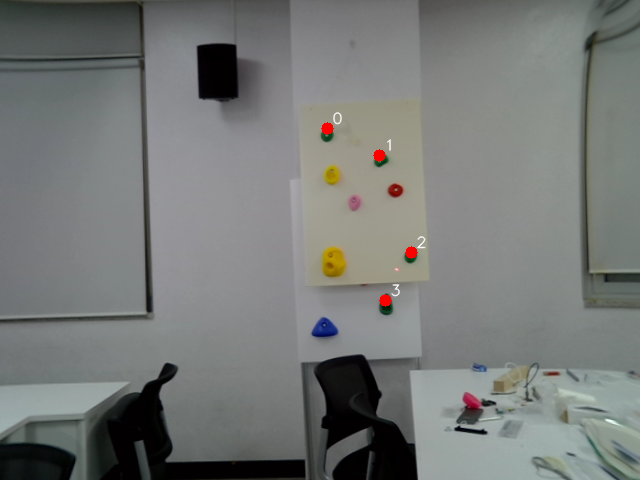
#> input picture right_reproj.png, 640 x 480 px
$ python -i laser_diff_detect.py   (imports and definitions only)   (older library calls are emulated)
#> lines starting #> are read from the running program, lines starting #| are printed output that depends on the picture; after the words box and inside, x2 and y2 are one past the last pixel; in counts of white or black regions, pixels touching at a corner belong together
#!/usr/bin/env python3
# -*- coding: utf-8 -*-
"""
두 장(기준/레이저) 이미지 차분으로 '레이저 같은' 변화만 엄선해 표시 (강화판)
- 채널 투표제(Gray / HSV-V / R) + 컬러 게이트(기본 red)
- 절대차분 + '양의 차분'(현재가 더 밝을 때) + R비율 상승(R/G, R/B) 기반
- 정적 빨강(고정 빨간 홀드) 억제 + 강한 R증가 허용
- 점형(LoG) 응답으로 레이저 같은 작은 블롭만 강조
- 소형 영역 + 원형성 + 국소 대비(prominence) 필터
- 점수(score)에 R비율 가중 포함, 상위 topk만 표시
- 'l' 누를 때마다 현재 프레임을 새 기준으로 갱신(슬라이딩 비교)

키:
  'b'  기준 프레임 캡처
  'l'  레이저 프레임 캡처+분석 (끝나면 그 프레임을 새 기준으로)
  's'  결과 저장(diff_out/)
  'q'  종료
"""

import argparse, os, time
from typing import List, Tuple, Optional
import numpy as np
import cv2

# ---------------------------
# 파라미터 구조체
# ---------------------------
class Params:
    # [82 lines left out: functions __init__, set_manual_exposure, warmup_and_grab, not called in this run]

# ---------------------------
# 차분/마스크
# ---------------------------
def to_gray(img: np.ndarray) -> np.ndarray:
    return cv2.cvtColor(img, cv2.COLOR_BGR2GRAY)

# [46 lines left out: functions diffs, robust_thresh, color_gate, posdiff, ratio_rise_mask, not called in this run]

def spotness_mask(gray_img: np.ndarray, sigma=1.0, thr=8) -> np.ndarray:
    """작고 동그란 블롭(레이저 점) 강조: LoG 응답 기반"""
#> called with sigma = 1, thr = 8
    blur = cv2.GaussianBlur(gray_img, (0,0), sigma)
    lap  = cv2.Laplacian(blur, cv2.CV_16S, ksize=3)
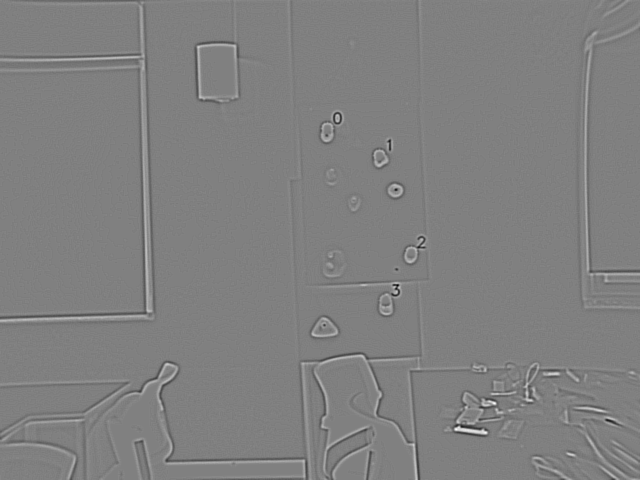
#> lap: shape (480, 640) int16; min -192, max 190, mean 0; drawn with min black and max white
    lap  = cv2.convertScaleAbs(lap)
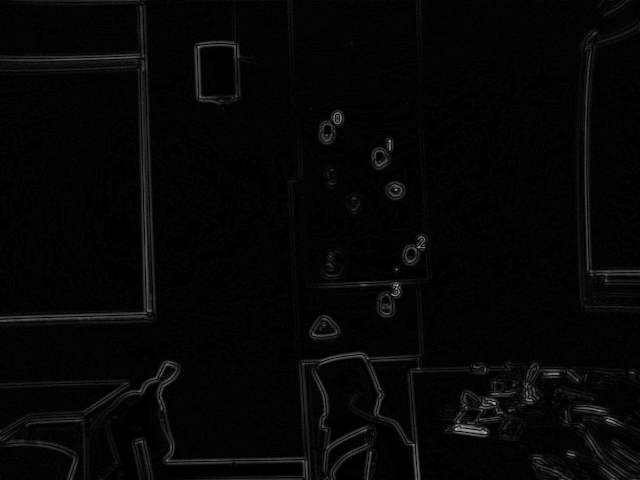
#> lap: shape (480, 640); min 0, max 192, mean 5.4
    _, m = cv2.threshold(lap, thr, 255, cv2.THRESH_BINARY)
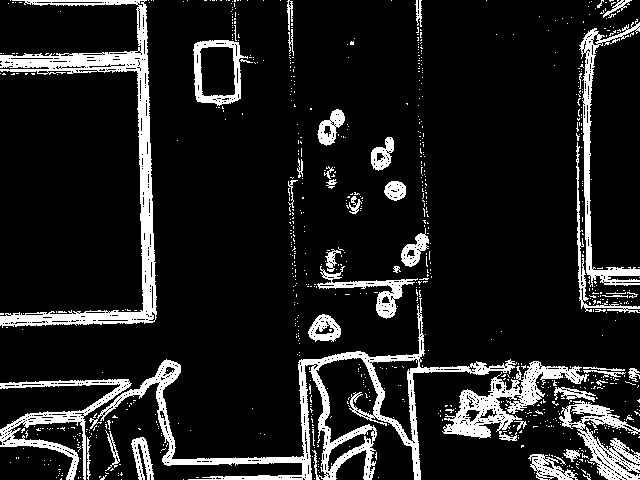
#> m: shape (480, 640); 12.3% white; 839 white regions (792 under 20 px), largest, box (x1, y1, x2, y2) and area: (89, 298, 517, 480) 8419, (0, 0, 157, 328) 7660, (442, 361, 589, 441) 3456
    return m

# [212 lines left out: functions build_mask, component_circularity, local_prominence, pick_candidates, put_text_with_bg, paint_transparent_rect and 2 more, not called in this run]

def ensure_dir(p: str):
    if not os.path.isdir(p): os.makedirs(p, exist_ok=True)

# ---------------------------
# 실행 루프 (단일/듀얼)
# ---------------------------
# [167 lines left out: functions run_single, run_dual, parse_args, main, not called in this run]

# [2 lines not run here, left out]

>>> import cv2
>>> picture = cv2.imread('../right_reproj.png', cv2.IMREAD_GRAYSCALE)
>>> result = spotness_mask(picture)
